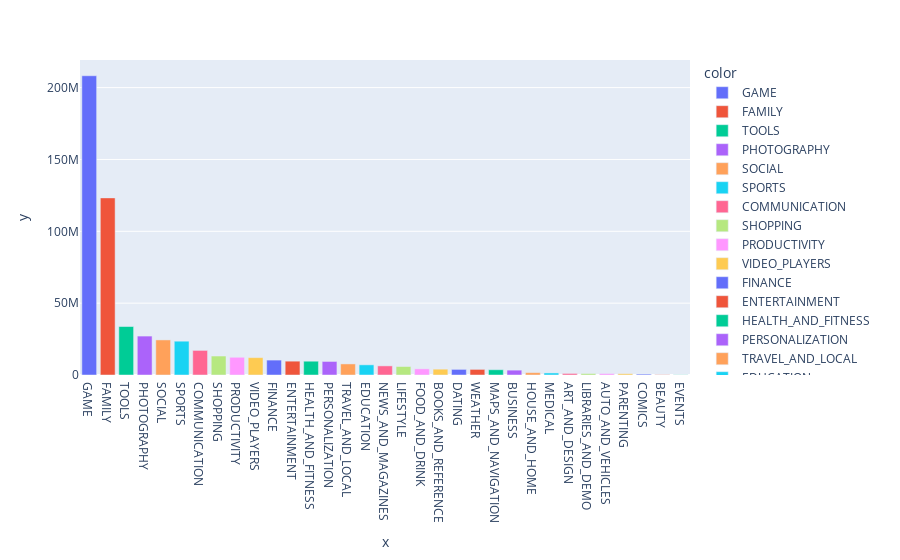

The notebook cell this image was saved under:
### Code cell
x_cat_rev = df['Reviews'].groupby(by = df['Category']).sum().sort_values(ascending =False)
px.bar(df, x = x_cat_rev.index, y = x_cat_rev.values, color = x_cat_rev.index)

### Figure 1 — Plotly figure (JSON) as saved in the notebook; plotly's stock layout.template omitted (floating-point values rounded to 4 significant figures)
{"data": [{"alignmentgroup": "True", "hovertemplate": "color=GAME<br>x=%{x}<br>y=%{y}<extra></extra>", "legendgroup": "GAME", "marker": {"color": "#636efa", "pattern": {"shape": ""}}, "name": "GAME", "offsetgroup": "GAME", "orientation": "v", "showlegend": true, "textposition": "auto", "type": "bar", "x": ["GAME"], "xaxis": "x", "y": [208255873], "yaxis": "y"}, {"alignmentgroup": "True", "hovertemplate": "color=FAMILY<br>x=%{x}<br>y=%{y}<extra></extra>", "legendgroup": "FAMILY", "marker": {"color": "#EF553B", "pattern": {"shape": ""}}, "name": "FAMILY", "offsetgroup": "FAMILY", "orientation": "v", "showlegend": true, "textposition": "auto", "type": "bar", "x": ["FAMILY"], "xaxis": "x", "y": [123262389], "yaxis": "y"}, {"alignmentgroup": "True", "hovertemplate": "color=TOOLS<br>x=%{x}<br>y=%{y}<extra></extra>", "legendgroup": "TOOLS", "marker": {"color": "#00cc96", "pattern": {"shape": ""}}, "name": "TOOLS", "offsetgroup": "TOOLS", "orientation": "v", "showlegend": true, "textposition": "auto", "type": "bar", "x": ["TOOLS"], "xaxis": "x", "y": [33731678], "yaxis": "y"}, {"alignmentgroup": "True", "hovertemplate": "color=PHOTOGRAPHY<br>x=%{x}<br>y=%{y}<extra></extra>", "legendgroup": "PHOTOGRAPHY", "marker": {"color": "#ab63fa", "pattern": {"shape": ""}}, "name": "PHOTOGRAPHY", "offsetgroup": "PHOTOGRAPHY", "orientation": "v", "showlegend": true, "textposition": "auto", "type": "bar", "x": ["PHOTOGRAPHY"], "xaxis": "x", "y": [27092753], "yaxis": "y"}, {"alignmentgroup": "True", "hovertemplate": "color=SOCIAL<br>x=%{x}<br>y=%{y}<extra></extra>", "legendgroup": "SOCIAL", "marker": {"color": "#FFA15A", "pattern": {"shape": ""}}, "name": "SOCIAL", "offsetgroup": "SOCIAL", "orientation": "v", "showlegend": true, "textposition": "auto", "type": "bar", "x": ["SOCIAL"], "xaxis": "x", "y": [24420049], "yaxis": "y"}, {"alignmentgroup": "True", "hovertemplate": "color=SPORTS<br>x=%{x}<br>y=%{y}<extra></extra>", "legendgroup": "SPORTS", "marker": {"color": "#19d3f3", "pattern": {"shape": ""}}, "name": "SPORTS", "offsetgroup": "SPORTS", "orientation": "v", "showlegend": true, "textposition": "auto", "type": "bar", "x": ["SPORTS"], "xaxis": "x", "y": [23528678], "yaxis": "y"}, {"alignmentgroup": "True", "hovertemplate": "color=COMMUNICATION<br>x=%{x}<br>y=%{y}<extra></extra>", "legendgroup": "COMMUNICATION", "marker": {"color": "#FF6692", "pattern": {"shape": ""}}, "name": "COMMUNICATION", "offsetgroup": "COMMUNICATION", "orientation": "v", "showlegend": true, "textposition": "auto", "type": "bar", "x": ["COMMUNICATION"], "xaxis": "x", "y": [17115039], "yaxis": "y"}, {"alignmentgroup": "True", "hovertemplate": "color=SHOPPING<br>x=%{x}<br>y=%{y}<extra></extra>", "legendgroup": "SHOPPING", "marker": {"color": "#B6E880", "pattern": {"shape": ""}}, "name": "SHOPPING", "offsetgroup": "SHOPPING", "orientation": "v", "showlegend": true, "textposition": "auto", "type": "bar", "x": ["SHOPPING"], "xaxis": "x", "y": [13205192], "yaxis": "y"}, {"alignmentgroup": "True", "hovertemplate": "color=PRODUCTIVITY<br>x=%{x}<br>y=%{y}<extra></extra>", "legendgroup": "PRODUCTIVITY", "marker": {"color": "#FF97FF", "pattern": {"shape": ""}}, "name": "PRODUCTIVITY", "offsetgroup": "PRODUCTIVITY", "orientation": "v", "showlegend": true, "textposition": "auto", "type": "bar", "x": ["PRODUCTIVITY"], "xaxis": "x", "y": [12337548], "yaxis": "y"}, {"alignmentgroup": "True", "hovertemplate": "color=VIDEO_PLAYERS<br>x=%{x}<br>y=%{y}<extra></extra>", "legendgroup": "VIDEO_PLAYERS", "marker": {"color": "#FECB52", "pattern": {"shape": ""}}, "name": "VIDEO_PLAYERS", "offsetgroup": "VIDEO_PLAYERS", "orientation": "v", "showlegend": true, "textposition": "auto", "type": "bar", "x": ["VIDEO_PLAYERS"], "xaxis": "x", "y": [12087730], "yaxis": "y"}, {"alignmentgroup": "True", "hovertemplate": "color=FINANCE<br>x=%{x}<br>y=%{y}<extra></extra>", "legendgroup": "FINANCE", "marker": {"color": "#636efa", "pattern": {"shape": ""}}, "name": "FINANCE", "offsetgroup": "FINANCE", "orientation": "v", "showlegend": true, "textposition": "auto", "type": "bar", "x": ["FINANCE"], "xaxis": "x", "y": [10379585], "yaxis": "y"}, {"alignmentgroup": "True", "hovertemplate": "color=ENTERTAINMENT<br>x=%{x}<br>y=%{y}<extra></extra>", "legendgroup": "ENTERTAINMENT", "marker": {"color": "#EF553B", "pattern": {"shape": ""}}, "name": "ENTERTAINMENT", "offsetgroup": "ENTERTAINMENT", "orientation": "v", "showlegend": true, "textposition": "auto", "type": "bar", "x": ["ENTERTAINMENT"], "xaxis": "x", "y": [9627313], "yaxis": "y"}, {"alignmentgroup": "True", "hovertemplate": "color=HEALTH_AND_FITNESS<br>x=%{x}<br>y=%{y}<extra></extra>", "legendgroup": "HEALTH_AND_FITNESS", "marker": {"color": "#00cc96", "pattern": {"shape": ""}}, "name": "HEALTH_AND_FITNESS", "offsetgroup": "HEALTH_AND_FITNESS", "orientation": "v", "showlegend": true, "textposition": "auto", "type": "bar", "x": ["HEALTH_AND_FITNESS"], "xaxis": "x", "y": [9597441], "yaxis": "y"}, {"alignmentgroup": "True", "hovertemplate": "color=PERSONALIZATION<br>x=%{x}<br>y=%{y}<extra></extra>", "legendgroup": "PERSONALIZATION", "marker": {"color": "#ab63fa", "pattern": {"shape": ""}}, "name": "PERSONALIZATION", "offsetgroup": "PERSONALIZATION", "orientation": "v", "showlegend": true, "textposition": "auto", "type": "bar", "x": ["PERSONALIZATION"], "xaxis": "x", "y": [9424090], "yaxis": "y"}, {"alignmentgroup": "True", "hovertemplate": "color=TRAVEL_AND_LOCAL<br>x=%{x}<br>y=%{y}<extra></extra>", "legendgroup": "TRAVEL_AND_LOCAL", "marker": {"color": "#FFA15A", "pattern": {"shape": ""}}, "name": "TRAVEL_AND_LOCAL", "offsetgroup": "TRAVEL_AND_LOCAL", "orientation": "v", "showlegend": true, "textposition": "auto", "type": "bar", "x": ["TRAVEL_AND_LOCAL"], "xaxis": "x", "y": [7719434], "yaxis": "y"}, {"alignmentgroup": "True", "hovertemplate": "color=EDUCATION<br>x=%{x}<br>y=%{y}<extra></extra>", "legendgroup": "EDUCATION", "marker": {"color": "#19d3f3", "pattern": {"shape": ""}}, "name": "EDUCATION", "offsetgroup": "EDUCATION", "orientation": "v", "showlegend": true, "textposition": "auto", "type": "bar", "x": ["EDUCATION"], "xaxis": "x", "y": [7079451], "yaxis": "y"}, {"alignmentgroup": "True", "hovertemplate": "color=NEWS_AND_MAGAZINES<br>x=%{x}<br>y=%{y}<extra></extra>", "legendgroup": "NEWS_AND_MAGAZINES", "marker": {"color": "#FF6692", "pattern": {"shape": ""}}, "name": "NEWS_AND_MAGAZINES", "offsetgroup": "NEWS_AND_MAGAZINES", "orientation": "v", "showlegend": true, "textposition": "auto", "type": "bar", "x": ["NEWS_AND_MAGAZINES"], "xaxis": "x", "y": [6337278], "yaxis": "y"}, {"alignmentgroup": "True", "hovertemplate": "color=LIFESTYLE<br>x=%{x}<br>y=%{y}<extra></extra>", "legendgroup": "LIFESTYLE", "marker": {"color": "#B6E880", "pattern": {"shape": ""}}, "name": "LIFESTYLE", "offsetgroup": "LIFESTYLE", "orientation": "v", "showlegend": true, "textposition": "auto", "type": "bar", "x": ["LIFESTYLE"], "xaxis": "x", "y": [5911502], "yaxis": "y"}, {"alignmentgroup": "True", "hovertemplate": "color=FOOD_AND_DRINK<br>x=%{x}<br>y=%{y}<extra></extra>", "legendgroup": "FOOD_AND_DRINK", "marker": {"color": "#FF97FF", "pattern": {"shape": ""}}, "name": "FOOD_AND_DRINK", "offsetgroup": "FOOD_AND_DRINK", "orientation": "v", "showlegend": true, "textposition": "auto", "type": "bar", "x": ["FOOD_AND_DRINK"], "xaxis": "x", "y": [4287507], "yaxis": "y"}, {"alignmentgroup": "True", "hovertemplate": "color=BOOKS_AND_REFERENCE<br>x=%{x}<br>y=%{y}<extra></extra>", "legendgroup": "BOOKS_AND_REFERENCE", "marker": {"color": "#FECB52", "pattern": {"shape": ""}}, "name": "BOOKS_AND_REFERENCE", "offsetgroup": "BOOKS_AND_REFERENCE", "orientation": "v", "showlegend": true, "textposition": "auto", "type": "bar", "x": ["BOOKS_AND_REFERENCE"], "xaxis": "x", "y": [4054428], "yaxis": "y"}, {"alignmentgroup": "True", "hovertemplate": "color=DATING<br>x=%{x}<br>y=%{y}<extra></extra>", "legendgroup": "DATING", "marker": {"color": "#636efa", "pattern": {"shape": ""}}, "name": "DATING", "offsetgroup": "DATING", "orientation": "v", "showlegend": true, "textposition": "auto", "type": "bar", "x": ["DATING"], "xaxis": "x", "y": [3900505], "yaxis": "y"}, {"alignmentgroup": "True", "hovertemplate": "color=WEATHER<br>x=%{x}<br>y=%{y}<extra></extra>", "legendgroup": "WEATHER", "marker": {"color": "#EF553B", "pattern": {"shape": ""}}, "name": "WEATHER", "offsetgroup": "WEATHER", "orientation": "v", "showlegend": true, "textposition": "auto", "type": "bar", "x": ["WEATHER"], "xaxis": "x", "y": [3896030], "yaxis": "y"}, {"alignmentgroup": "True", "hovertemplate": "color=MAPS_AND_NAVIGATION<br>x=%{x}<br>y=%{y}<extra></extra>", "legendgroup": "MAPS_AND_NAVIGATION", "marker": {"color": "#00cc96", "pattern": {"shape": ""}}, "name": "MAPS_AND_NAVIGATION", "offsetgroup": "MAPS_AND_NAVIGATION", "orientation": "v", "showlegend": true, "textposition": "auto", "type": "bar", "x": ["MAPS_AND_NAVIGATION"], "xaxis": "x", "y": [3666158], "yaxis": "y"}, {"alignmentgroup": "True", "hovertemplate": "color=BUSINESS<br>x=%{x}<br>y=%{y}<extra></extra>", "legendgroup": "BUSINESS", "marker": {"color": "#ab63fa", "pattern": {"shape": ""}}, "name": "BUSINESS", "offsetgroup": "BUSINESS", "orientation": "v", "showlegend": true, "textposition": "auto", "type": "bar", "x": ["BUSINESS"], "xaxis": "x", "y": [3380650], "yaxis": "y"}, {"alignmentgroup": "True", "hovertemplate": "color=HOUSE_AND_HOME<br>x=%{x}<br>y=%{y}<extra></extra>", "legendgroup": "HOUSE_AND_HOME", "marker": {"color": "#FFA15A", "pattern": {"shape": ""}}, "name": "HOUSE_AND_HOME", "offsetgroup": "HOUSE_AND_HOME", "orientation": "v", "showlegend": true, "textposition": "auto", "type": "bar", "x": ["HOUSE_AND_HOME"], "xaxis": "x", "y": [1644540], "yaxis": "y"}, {"alignmentgroup": "True", "hovertemplate": "color=MEDICAL<br>x=%{x}<br>y=%{y}<extra></extra>", "legendgroup": "MEDICAL", "marker": {"color": "#19d3f3", "pattern": {"shape": ""}}, "name": "MEDICAL", "offsetgroup": "MEDICAL", "orientation": "v", "showlegend": true, "textposition": "auto", "type": "bar", "x": ["MEDICAL"], "xaxis": "x", "y": [1423443], "yaxis": "y"}, {"alignmentgroup": "True", "hovertemplate": "color=ART_AND_DESIGN<br>x=%{x}<br>y=%{y}<extra></extra>", "legendgroup": "ART_AND_DESIGN", "marker": {"color": "#FF6692", "pattern": {"shape": ""}}, "name": "ART_AND_DESIGN", "offsetgroup": "ART_AND_DESIGN", "orientation": "v", "showlegend": true, "textposition": "auto", "type": "bar", "x": ["ART_AND_DESIGN"], "xaxis": "x", "y": [1087343], "yaxis": "y"}, {"alignmentgroup": "True", "hovertemplate": "color=LIBRARIES_AND_DEMO<br>x=%{x}<br>y=%{y}<extra></extra>", "legendgroup": "LIBRARIES_AND_DEMO", "marker": {"color": "#B6E880", "pattern": {"shape": ""}}, "name": "LIBRARIES_AND_DEMO", "offsetgroup": "LIBRARIES_AND_DEMO", "orientation": "v", "showlegend": true, "textposition": "auto", "type": "bar", "x": ["LIBRARIES_AND_DEMO"], "xaxis": "x", "y": [1019467], "yaxis": "y"}, {"alignmentgroup": "True", "hovertemplate": "color=AUTO_AND_VEHICLES<br>x=%{x}<br>y=%{y}<extra></extra>", "legendgroup": "AUTO_AND_VEHICLES", "marker": {"color": "#FF97FF", "pattern": {"shape": ""}}, "name": "AUTO_AND_VEHICLES", "offsetgroup": "AUTO_AND_VEHICLES", "orientation": "v", "showlegend": true, "textposition": "auto", "type": "bar", "x": ["AUTO_AND_VEHICLES"], "xaxis": "x", "y": [992322], "yaxis": "y"}, {"alignmentgroup": "True", "hovertemplate": "color=PARENTING<br>x=%{x}<br>y=%{y}<extra></extra>", "legendgroup": "PARENTING", "marker": {"color": "#FECB52", "pattern": {"shape": ""}}, "name": "PARENTING", "offsetgroup": "PARENTING", "orientation": "v", "showlegend": true, "textposition": "auto", "type": "bar", "x": ["PARENTING"], "xaxis": "x", "y": [884700], "yaxis": "y"}, {"alignmentgroup": "True", "hovertemplate": "color=COMICS<br>x=%{x}<br>y=%{y}<extra></extra>", "legendgroup": "COMICS", "marker": {"color": "#636efa", "pattern": {"shape": ""}}, "name": "COMICS", "offsetgroup": "COMICS", "orientation": "v", "showlegend": true, "textposition": "auto", "type": "bar", "x": ["COMICS"], "xaxis": "x", "y": [616194], "yaxis": "y"}, {"alignmentgroup": "True", "hovertemplate": "color=BEAUTY<br>x=%{x}<br>y=%{y}<extra></extra>", "legendgroup": "BEAUTY", "marker": {"color": "#EF553B", "pattern": {"shape": ""}}, "name": "BEAUTY", "offsetgroup": "BEAUTY", "orientation": "v", "showlegend": true, "textposition": "auto", "type": "bar", "x": ["BEAUTY"], "xaxis": "x", "y": [186856], "yaxis": "y"}, {"alignmentgroup": "True", "hovertemplate": "color=EVENTS<br>x=%{x}<br>y=%{y}<extra></extra>", "legendgroup": "EVENTS", "marker": {"color": "#00cc96", "pattern": {"shape": ""}}, "name": "EVENTS", "offsetgroup": "EVENTS", "orientation": "v", "showlegend": true, "textposition": "auto", "type": "bar", "x": ["EVENTS"], "xaxis": "x", "y": [126649], "yaxis": "y"}], "layout": {"barmode": "relative", "legend": {"title": {"text": "color"}, "tracegroupgap": 0}, "margin": {"t": 60}, "xaxis": {"anchor": "y", "domain": [0, 1], "title": {"text": "x"}}, "yaxis": {"anchor": "x", "domain": [0, 1], "title": {"text": "y"}}}}
